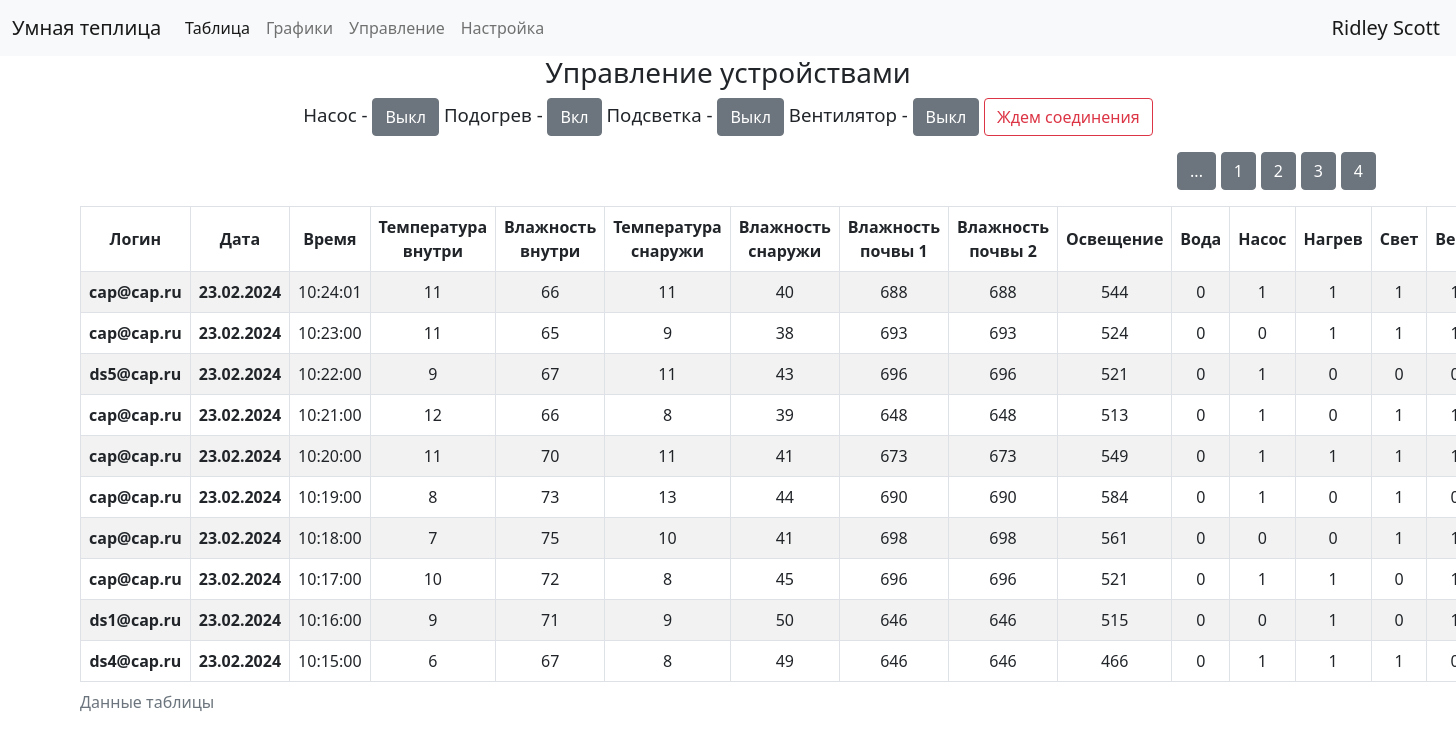
Page /table/0 (signed in) on the committed database.
### data/users.py (models this page shows, shortened)
class User(SqlAlchemyBase,UserMixin):
    __tablename__ = 'users'
    id = sqlalchemy.Column(sqlalchemy.Integer, primary_key=True, autoincrement=True)
    surname = sqlalchemy.Column(sqlalchemy.String, nullable=True)
    name = sqlalchemy.Column(sqlalchemy.String, nullable=True)
    email = sqlalchemy.Column(sqlalchemy.String, index=True, unique=True, nullable=True)
    hashed_password = sqlalchemy.Column(sqlalchemy.String, nullable=True)
    modified_date = sqlalchemy.Column(sqlalchemy.DateTime, default=datetime.datetime.now)
    token = sqlalchemy.Column(sqlalchemy.String, nullable=True, default='NNNNNNNNNNN')

### data/sensors.py (models this page shows, shortened)
class Sensors(SqlAlchemyBase):
    __tablename__ = 'sensors'
    id = sqlalchemy.Column(sqlalchemy.Integer, primary_key=True, autoincrement=True)
    date = sqlalchemy.Column(sqlalchemy.DateTime, default=datetime.datetime.now)
    temp_in = sqlalchemy.Column(sqlalchemy.Integer, nullable=True, default=0)
    humidity_in = sqlalchemy.Column(sqlalchemy.Integer, nullable=True, default=0)
    temp_out = sqlalchemy.Column(sqlalchemy.Integer, nullable=True, default=0)
    humidity_out = sqlalchemy.Column(sqlalchemy.Integer, nullable=True, default=0)
    moisture1 = sqlalchemy.Column(sqlalchemy.Integer, nullable=True, default=0)
    moisture2 = sqlalchemy.Column(sqlalchemy.Integer, nullable=True, default=0)
    light = sqlalchemy.Column(sqlalchemy.Integer, nullable=True, default=0)
    token = sqlalchemy.Column(sqlalchemy.String, nullable=True, default='NNNNNNNNNNN')
    pump = sqlalchemy.Column(sqlalchemy.Integer, default=0)
    heat = sqlalchemy.Column(sqlalchemy.Integer, default=0)
    led = sqlalchemy.Column(sqlalchemy.Integer, default=0)
    fan = sqlalchemy.Column(sqlalchemy.Integer, default=0)
    water = sqlalchemy.Column(sqlalchemy.Integer, default=0)

### main.py (the view)
@app.route('/table/<page>')
@login_required
def table_page(page):
    db_sess = db_session.create_session()
    print('table', correkt_date_time())
    base_data = db_sess.query(Sensors).filter(current_user.is_authenticated,
                                              (Sensors.token == current_user.token) | (current_user.id == 1)).all()
    base_data = base_data[:100]
    users = db_sess.query(User).all()
    names = {name.token: (name.surname, name.name, name.email) for name in users}
    db_sess.close()
    return render_template('table.html', len_data=int(len(base_data) / 10) + 1,
                           names=names, status=dev_status(), text_button=name_button, base_data=base_data[::-1],
                           page=int(page), token=current_user.token,
                           up=False)

### data/db_session.py (called while the page is built)
def create_session() -> Session:
    global __factory
    return __factory()

### main.py (called while the page is built)
def correkt_date_time():
    dt = datetime.datetime.now()
    delta_time = datetime.timedelta(hours=3)
    dt += delta_time
    return dt

@login_manager.user_loader
def load_user(user_id):
    db_sess = db_session.create_session()
    return db_sess.query(User).get(user_id)

### templates/table.html (shortened to what this page needs)
{% extends "base.html" %}
{% block content %}
<div class="button_next">
    <p>
        {% for item in range(len_data) %}
        {% if page != item %}
        <a href="{{ item  }}" class="btn btn-secondary">{{ item }}</a>
        {% else %}
        <a href="" class="btn btn-secondary">...</a>
        {% endif %}
        {% endfor %}
    <div class="table_container">
        <table class="table table-striped table-hover table-bordered">
            <caption>Данные таблицы</caption>
            <thead>
            <tr>
                {% if current_user.is_authenticated and current_user.id == 1 %}
                <th scope="col" align="center">Логин</th>
                {% endif %}
                <th scope="col" align="center">Дата</th>
                <th scope="col">Время</th>
                <th scope="col">Температура внутри</th>
                <th scope="col">Влажность внутри</th>
                <th scope="col">Температура снаружи</th>
                <th scope="col">Влажность снаружи</th>
                <th scope="col">Влажность почвы 1</th>
                <th scope="col">Влажность почвы 2</th>
                <th scope="col">Освещение</th>
                <th scope="col">Вода</th>
                <th scope="col">Насос</th>
                <th scope="col">Нагрев</th>
                <th scope="col">Свет</th>
                <th scope="col">Вент</th>
            </tr>
            </thead>
            <tbody>
            {% for item in base_data[page * 10:(page + 1)*10] %}
            <tr>
                {% if current_user.is_authenticated and current_user.id == 1 %}
                <th scope="col" align="center">{{ names[item.token][2] }}</th>
                {% endif %}
                <th scope="row">{{item.date.strftime("%d.%m.%Y")}}</td>
                <td>{{item.date.strftime("%H:%M:%S")}}</td>
                <td>{{item.temp_in}}</td>
                <td>{{item.humidity_in}}</td>
                <td>{{item.temp_out}}</td>
                <td>{{item.humidity_out}}</td>
                <td>{{item.moisture1}}</td>
                <td>{{item.moisture2}}</td>
                <td>{{item.light}}</td>
                <td>{{item.water}}</td>
                <td>{{item.pump}}</td>
                <td>{{item.heat}}</td>
                <td>{{item.led}}</td>
                <td>{{item.fan}}</td>
            </tr>
            {% endfor %}
            </tbody>
        </table>
    </div>
    {% endblock %}

### templates/base.html (shortened to what this page needs)
<!doctype html>
<html lang="en">
<head>
                    <link rel="stylesheet"
                    href="https://cdn.jsdelivr.net/npm/bootstrap@5.0.0-beta1/dist/css/bootstrap.min.css"
>
    <link rel="stylesheet" type="text/css" href="/static/css/style.css"/>
</head>
<body>
<header>
    <nav class="navbar navbar-expand-lg navbar-light bg-light">
        <div class="container-fluid">
            <a class="navbar-brand" href="../readme">Умная теплица</a>
            <div class="collapse navbar-collapse" id="navbarNavAltMarkup">
                <div class="navbar-nav">
                        <a class="nav-link active" aria-current="page" href="../table/0">Таблица</a>
                        <a class="nav-link" href="../grafik">Графики</a>
                        <a class="nav-link" href="../dashboard">Управление</a>
                        <a class="nav-link" href="../send_param">Настройка</a>
                </div>
            </div>
            </div>
            {% if current_user.is_authenticated %}
            <a class="navbar-brand" href="/logout">{{ current_user.name }} {{ current_user.surname }}</a>
            {% else %}
            <p>
                 <a class="btn btn-success" href="/login">Вход</a>
            </p>
            {% endif %}
    </nav>
</header>
<main role="main" class="container">
{% if current_user.is_authenticated %}
<div class="dashboard"><h3>Управление устройствами</h3>
    <p align="center" class="buttons">
        {% for name in text_button %}
                {{text_button[name]}} - <button class="btn {{name}} btn-secondary">{{status[name]}}</button>
        {% endfor %}
        {% if status.sending == 0 %}
                <button class="btn btn-outline-danger">Ждем соединения</button>
        {% else %}
                <button class="btn btn-outline-success">Отправлено {{ status.date_down}}</button>
        {% endif %}
    </p>
    {% endif %}
</div>
    {% block content %}{% endblock %}
</main>
</body>
</html>

### static/css/style.css (style rules this page uses)
p { font-size: 14pt; }
table { padding: 0; margin: 0; width: 100%!important; }
tr, td, th { text-color: #ccffcc; text-align: center; vertical-align: middle; }
.button_next { text-align: right; }
.dashboard { text-align: center; align: center; vertical-align: middle; }

### rows in the picture
User: name "Ridley", surname "Scott"
Sensors: token.email "cap@cap.ru", date "23.02.2024", date "10:24:01", temp_in "11", humidity_in "66", temp_out "11", humidity_out "40", moisture1 "688", moisture2 "688", light "544", water "0", pump "1", heat "1", led "1"
Sensors: token.email "cap@cap.ru", date "23.02.2024", date "10:23:00", temp_in "11", humidity_in "65", temp_out "9", humidity_out "38", moisture1 "693", moisture2 "693", light "524", water "0", pump "0", heat "1", led "1"
Sensors: token.email "ds5@cap.ru", date "23.02.2024", date "10:22:00", temp_in "9", humidity_in "67", temp_out "11", humidity_out "43", moisture1 "696", moisture2 "696", light "521", water "0", pump "1", heat "0", led "0"
Sensors: token.email "cap@cap.ru", date "23.02.2024", date "10:21:00", temp_in "12", humidity_in "66", temp_out "8", humidity_out "39", moisture1 "648", moisture2 "648", light "513", water "0", pump "1", heat "0", led "1"
Sensors: token.email "cap@cap.ru", date "23.02.2024", date "10:20:00", temp_in "11", humidity_in "70", temp_out "11", humidity_out "41", moisture1 "673", moisture2 "673", light "549", water "0", pump "1", heat "1", led "1"
Sensors: token.email "cap@cap.ru", date "23.02.2024", date "10:19:00", temp_in "8", humidity_in "73", temp_out "13", humidity_out "44", moisture1 "690", moisture2 "690", light "584", water "0", pump "1", heat "0", led "1"
Sensors: token.email "cap@cap.ru", date "23.02.2024", date "10:18:00", temp_in "7", humidity_in "75", temp_out "10", humidity_out "41", moisture1 "698", moisture2 "698", light "561", water "0", pump "0", heat "0", led "1"
Sensors: token.email "cap@cap.ru", date "23.02.2024", date "10:17:00", temp_in "10", humidity_in "72", temp_out "8", humidity_out "45", moisture1 "696", moisture2 "696", light "521", water "0", pump "1", heat "1", led "0"
Sensors: token.email "ds1@cap.ru", date "23.02.2024", date "10:16:00", temp_in "9", humidity_in "71", temp_out "9", humidity_out "50", moisture1 "646", moisture2 "646", light "515", water "0", pump "0", heat "1", led "0"
Sensors: token.email "ds4@cap.ru", date "23.02.2024", date "10:15:00", temp_in "6", humidity_in "67", temp_out "8", humidity_out "49", moisture1 "646", moisture2 "646", light "466", water "0", pump "1", heat "1", led "1"

### other values in the picture
{{ text_button[name] }} "Насос" "Подогрев" "Подсветка" "Вентилятор"
{{ status[name] }} "Выкл" "Вкл" "Выкл" "Выкл"
{{ item }} "1" "2" "3" "4"
